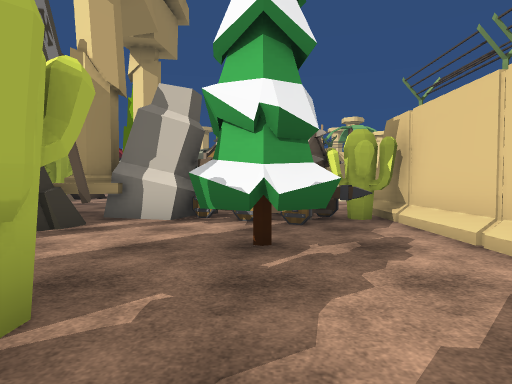
[1] (above)

24 first-person views from a walk through a Unity game level. The camera is 1.4 m above the floor, tilts 2° down and sees 75° across. The floor is counted in squares, 2 m on a side. Each view is taken from the middle of a square. On the plan, view 1 faces up. The plan holds only what a view shows up to about 10 squares ahead; the rest is blank. The place goes on beyond the plan. Some surface patterns are stand-ins.

[2]
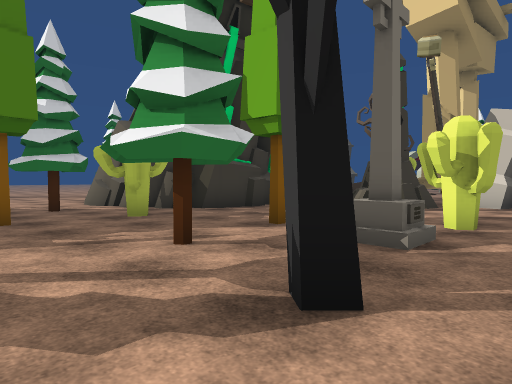

[3]
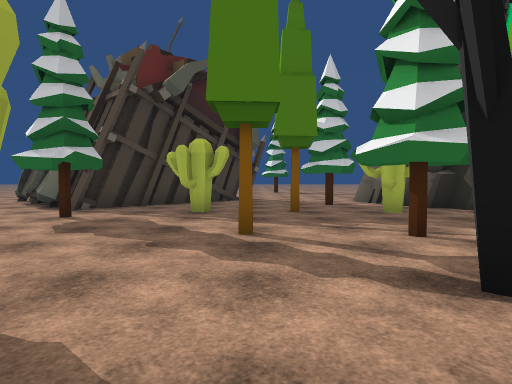

[4]
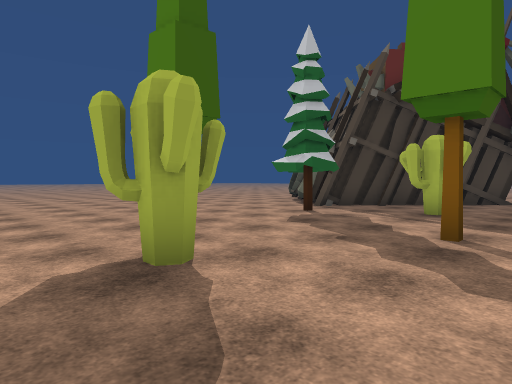

[5]
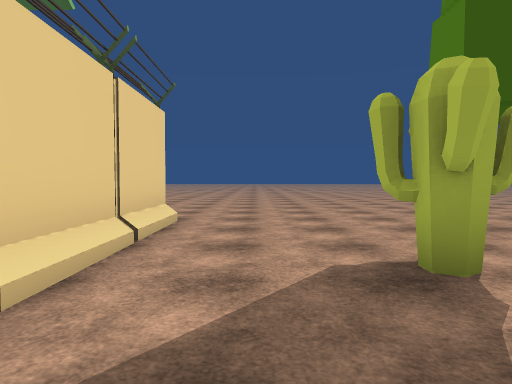

[6]
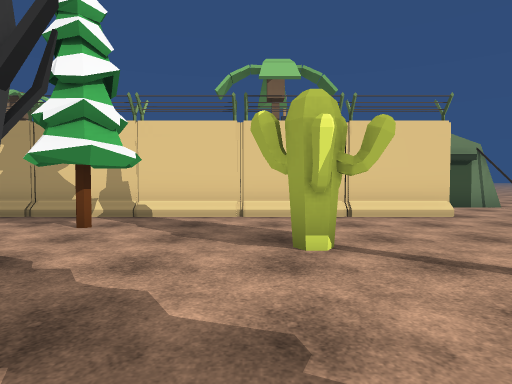

[7]
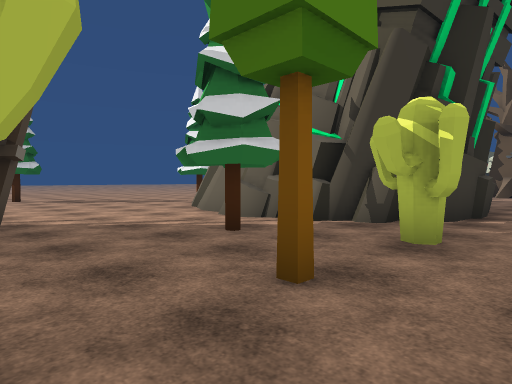

[8]
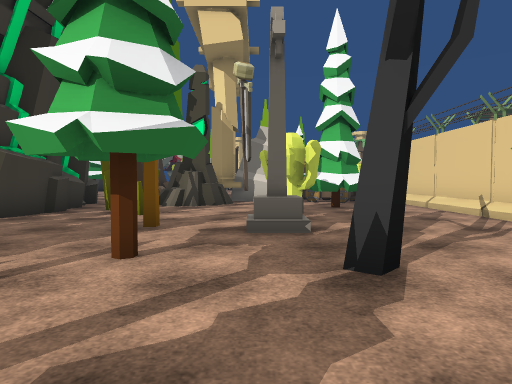

[9]
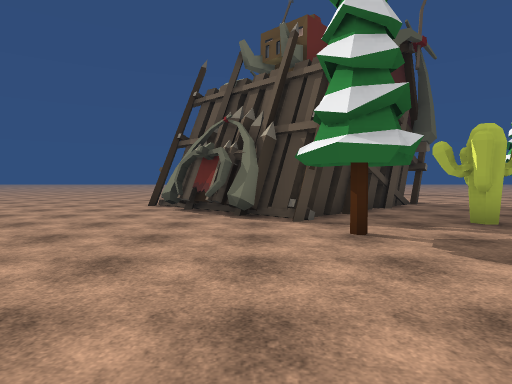

[10]
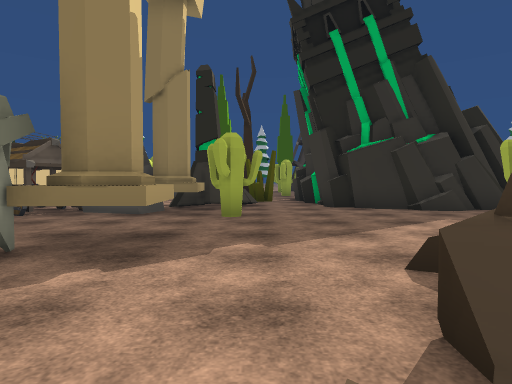

[11]
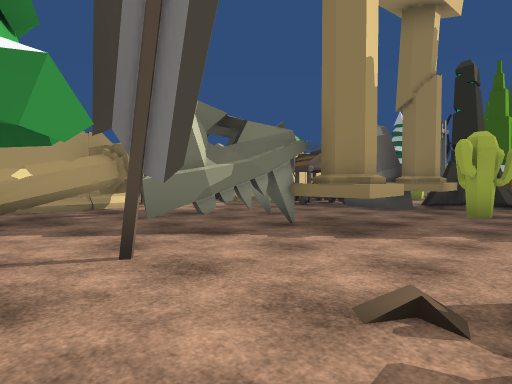

[12]
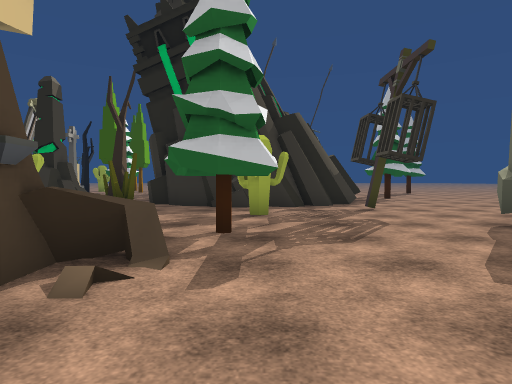

[13]
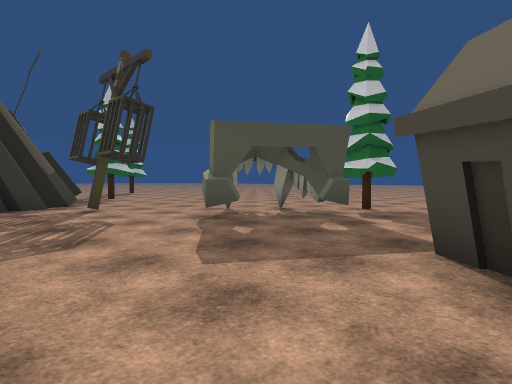

[14]
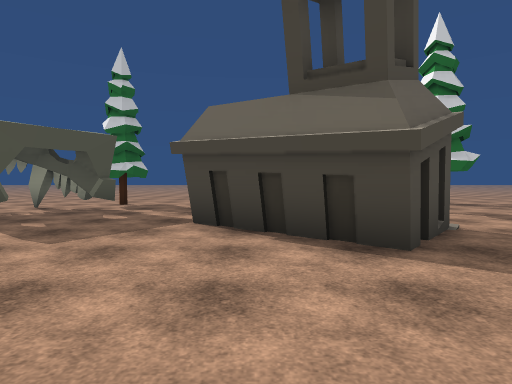

[15]
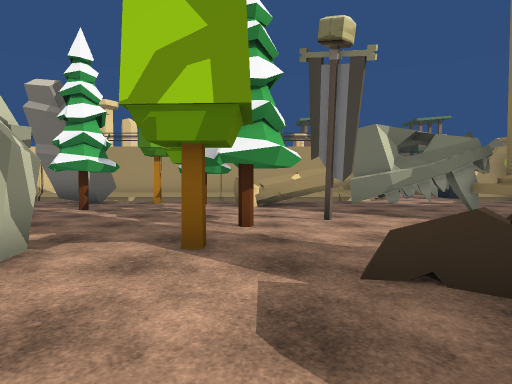

[16]
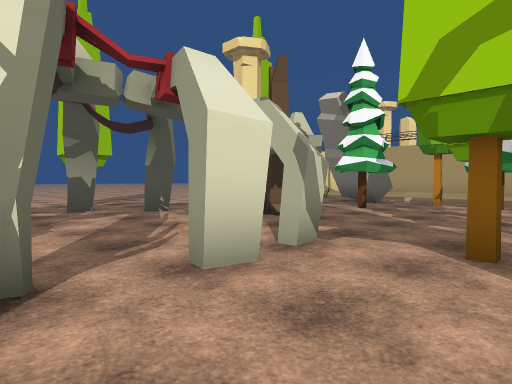

[17]
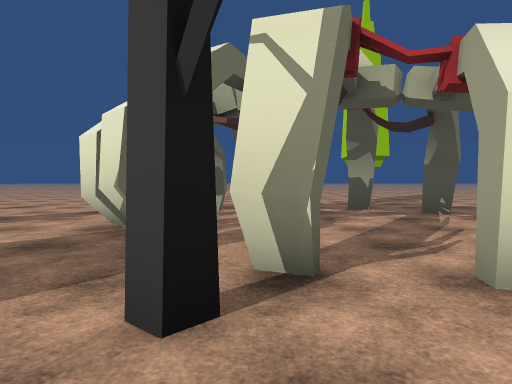

[18]
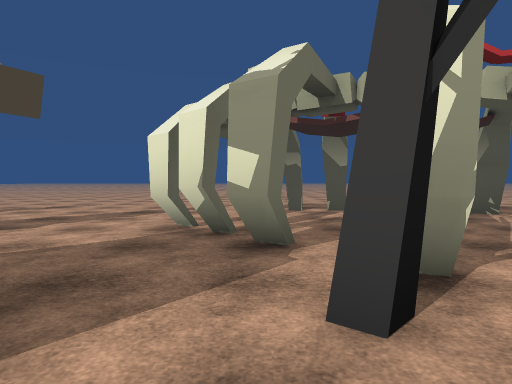

[19]
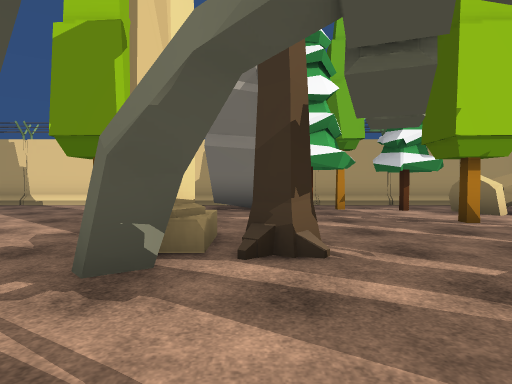

[20]
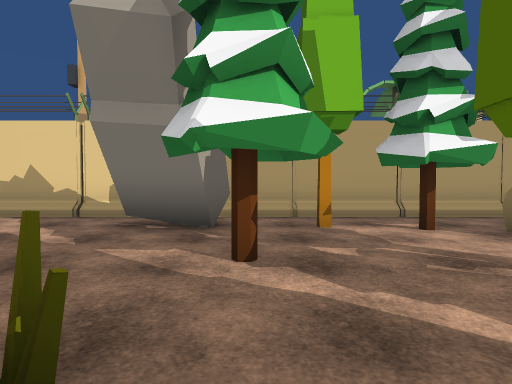

[21]
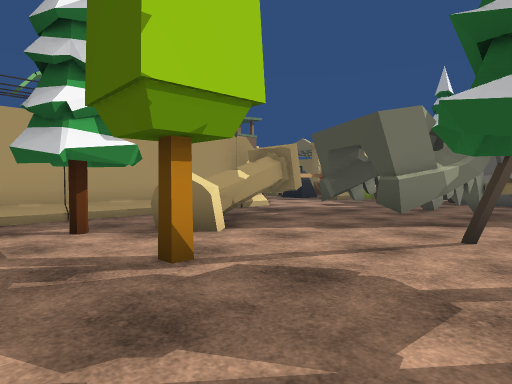

[22]
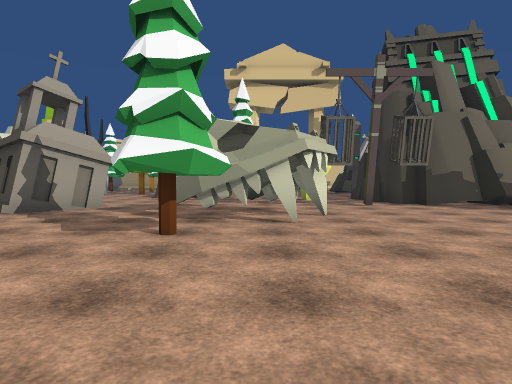

[23]
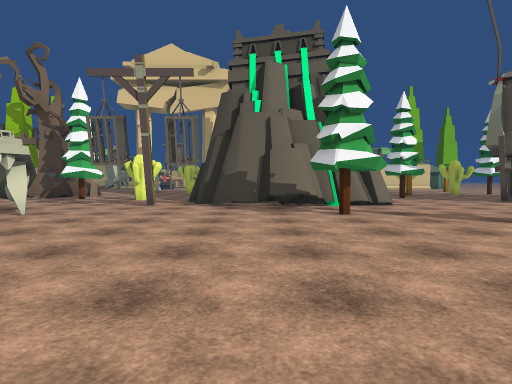

[24]
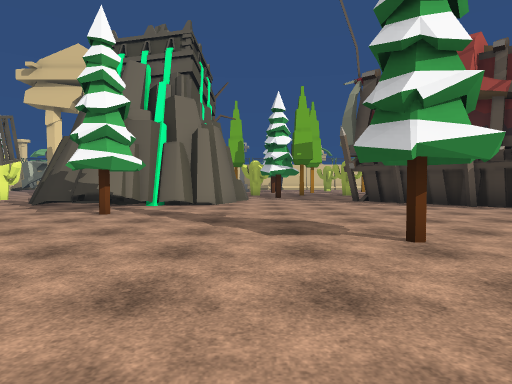

### Floor plan
Key: @ floor where view 1 was taken; # wall or solid block; x gap in a wall; . floor; / step, stairs or slope; = window, fence, low wall or low ledge; ^ raised ledge; O other object.
Columns run from 22 left of view 1 to 5 right of it. Each row starts with its distance up from view 1.
 25      .....    ....   ....O
 24      ....................O
 23       ......#xx.#....  ..O
 22     .............#.......O
 21     ..............##...O.#
 20      ......#....../O...OO#
 19         ...##........#...O
 18         ....#..........#.#
 17          ##..#.##........O
 16         ###......#...#...#
 15       ..##........#...^#.O
 14      ....#.... .=..O...#.#O
 13    ...........##=...O..#.O
 12   ...........## ....O.O##O
 11  ...#xO.....##  ..#O..O#.#
 10 ......O.O...## ...^x.O...
  9  .....OOO................
  8   ..........O.....O......
  7    ......O.......OO#OOO..O
  6   ........#####...##OOOOO#
  5  ........###  ##..##...O.#
  4 .........#     #..#.O.##.O
  3  ........#     #.#....#..OO
  2   .....#.##    #.#..OO...#
  1   .......##   ##.....O...O
  0  .........#####...#.O.@..#
 -1 ...............OO........#
 -2  ............#.....#.#.#.O
 -3   ..#...........#........#
 -4    ................#.....O
 -5      .....###..OO.....O..O
 -6       ....####..O....OO..O
 -7         .##  ##..... ....#
 -8         ##    ##.#.......O
 -9               ##.........O
-10              ##............#
-11            ###.............#
-12            .x.............

Where each view was taken, in squares from view 1:
view 1: 0 up, 0 right, facing up
view 2: 4 down, 0 right, facing up-left
view 3: 4 down, 1 right, facing left
view 4: 3 down, 1 right, facing down-left
view 5: 3 down, 1 right, facing down
view 6: 5 down, 4 left, facing right
view 7: 5 down, 5 left, facing up-left
view 8: 5 down, 2 left, facing up
view 9: 9 down, 1 left, facing left
view 10: 14 up, 5 left, facing down
view 11: 15 up, 6 left, facing down-right
view 12: 15 up, 10 left, facing down
view 13: 15 up, 10 left, facing down-left
view 14: 15 up, 8 left, facing left
view 15: 15 up, 9 left, facing right
view 16: 15 up, 9 left, facing up-right
view 17: 15 up, 9 left, facing up
view 18: 15 up, 10 left, facing up
view 19: 20 up, 7 left, facing right
view 20: 19 up, 4 left, facing right
view 21: 18 up, 4 left, facing down-right
view 22: 10 up, 22 left, facing right
view 23: 4 up, 22 left, facing right
view 24: 1 down, 22 left, facing right
